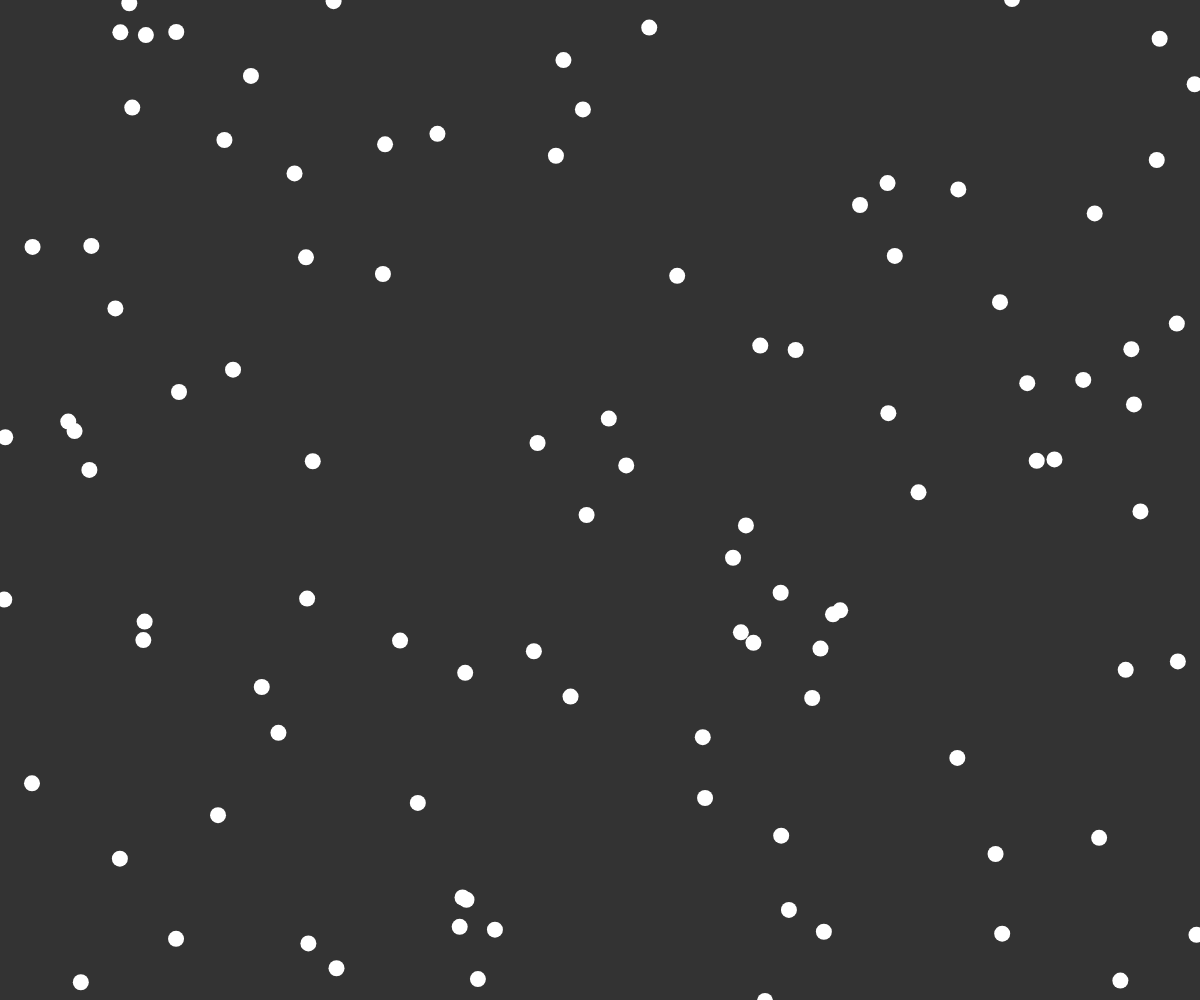
Frame 1 (no input)
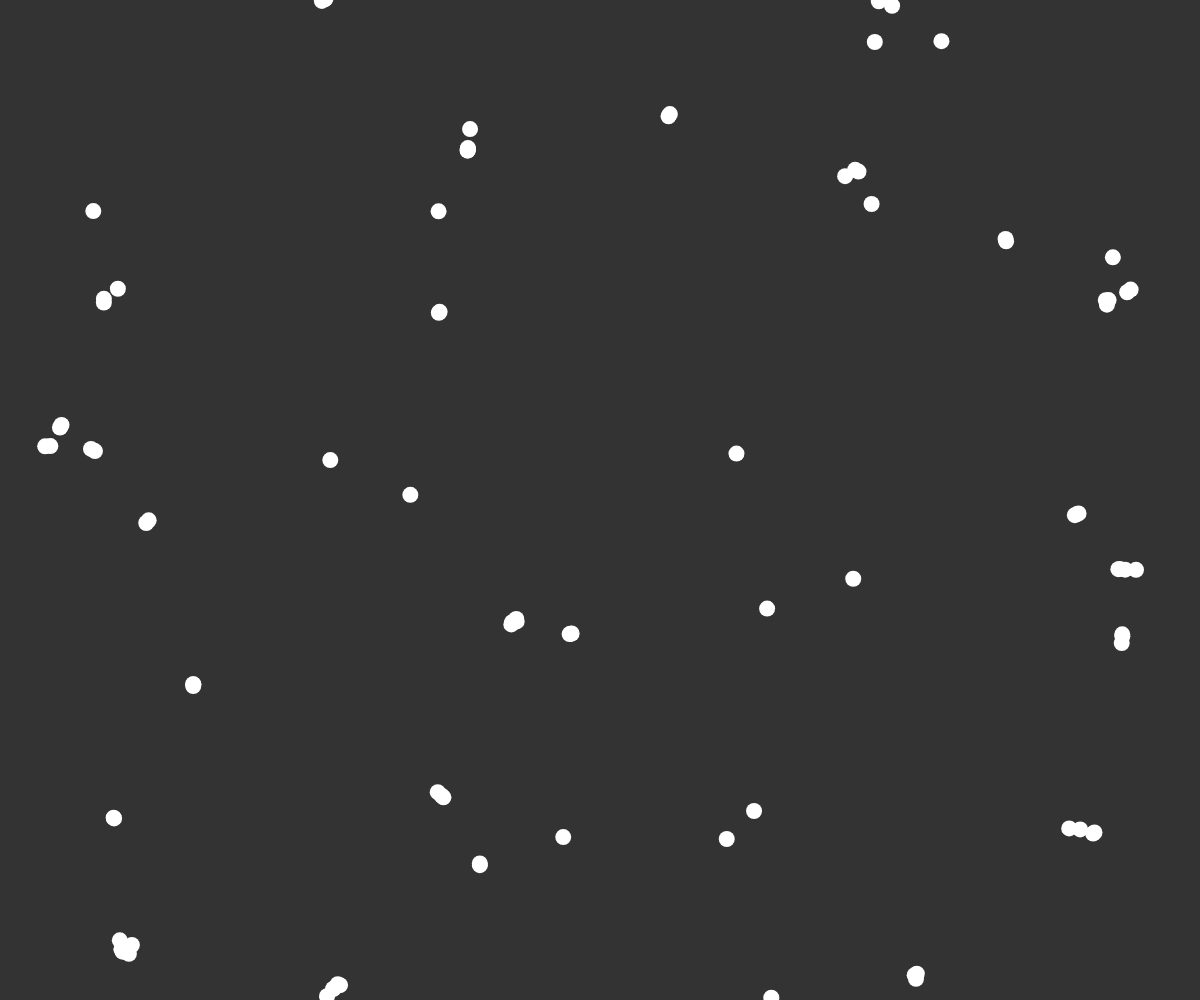
Frame 60 (no input)
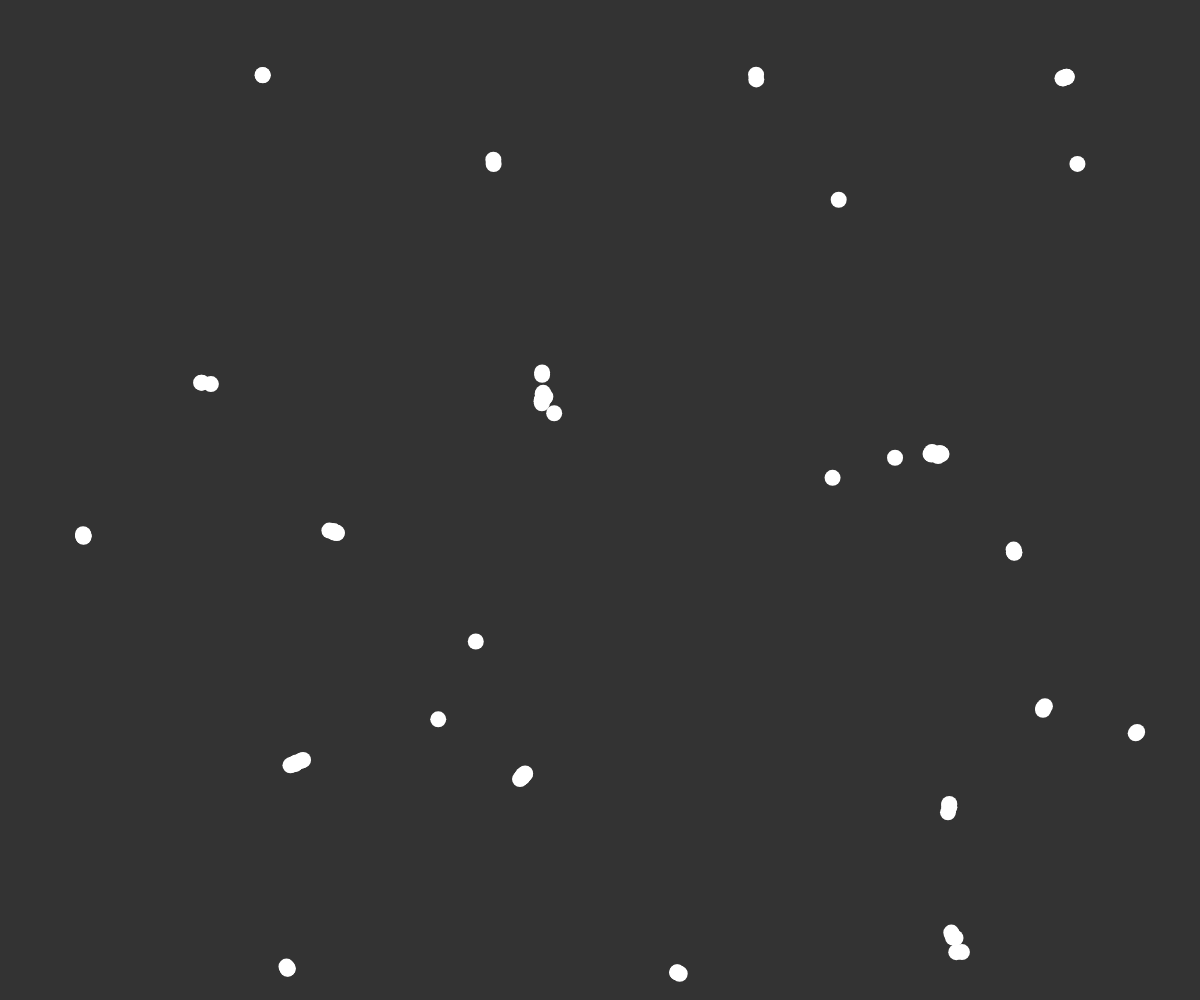
Frame 120 (the mouse pressed at the canvas centre since frame 60)

The p5.js sketch that drew these frames (run headless with seeded random() and noise() and a simulated clock; from frame 60 on, the mouse is pressed at the canvas centre):

// p5.js sketch
// ── sketch.js

boidNumber = 100;
flock = [];
function setup(){

    createCanvas(windowWidth,windowHeight);
    for(let i = 0; i< boidNumber ; i++){
        flock.push(new Boid());
    }
}

function draw(){
    background(51);

    for(let boid of flock){
        boid.edges();
        boid.flock(flock);
        boid.update();
        boid.show();
    }

}
// ── boid.js
class Boid{

    constructor() {

        this.position = createVector(random(width),random(height));
        this.velocity = p5.Vector.random2D();
        this.velocity.setMag(random(2,4));
        this.acceleration = createVector();
        this.maxForce = 0.4;
        this.maxSpeed =5;

    }

    edges(){
        if(this.position.x > width){
            this.position.x = 0;
        }else if (this.position.x < 0){
            this.position.x = width;
        }else if (this.position.y > height){
            this.position.y = 0 ;
        }else if (this.position.y < 0){
            this.position.y = height;
        }
    }

    align(boids){
        let perceptionRadius = 50;
        let steering = createVector();
        let total = 0;
        for (let other of boids){
            let d = dist(
                this.position.x,
                this.position.y,
                other.position.x,
                other.position.y
            );
            if(other != this && d < perceptionRadius){
                steering.add(other.velocity);
                total++;
            }
        }

        if(total>0){
            steering.div(total);
            steering.setMag(this.maxSpeed);
            steering.sub(this.velocity);

            steering.limit(this.maxForce);
        }
        return steering;
    }

    cohesion(boids){
        let perceptionRadius = 50;
        let steering = createVector();
        let total = 0;
        for (let other of boids){
            let d = dist(
                this.position.x,
                this.position.y,
                other.position.x,
                other.position.y
            );
            if(other != this && d < perceptionRadius){
                steering.add(other.position);
                total++;
            }
        }

        if(total>0){
            steering.div(total);
            steering.sub(this.position);
            steering.setMag(this.maxSpeed);
            steering.sub(this.velocity);
            steering.limit(this.maxForce);
        }
        return steering;
    }


    flock(boids){
        let alignment = this.align(boids);
        let cohesion = this.cohesion(boids);
        this.acceleration.add(alignment);
        this.acceleration.add(cohesion);
    }


    update(){
        this.position.add(this.velocity);
        this.velocity.add(this.acceleration);
        this.velocity.limit(this.maxSpeed);
        this.acceleration.mult(0);

    }


    show(){
        strokeWeight(16);
        stroke(255);
        point(this.position.x,this.position.y);
    }
}
